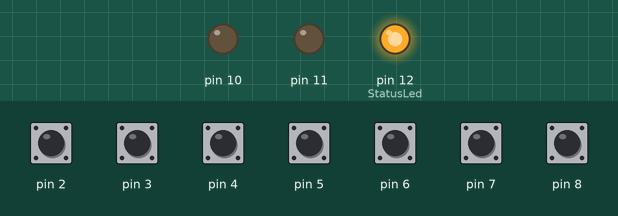
Simulated run of this sketch. Board: Arduino Uno, built with avr-gcc and run on an emulated ATmega328P. On the bench: output pins drawn as LEDs (lit = HIGH). Inputs (shaded band) come from the test bench; at power-on: pin 2–8 HIGH. MIDI output is not drawn.

Above: at 1.2 s.
1.3 s: pin 2 pulled LOW for 0.15 s
At 1.37 s:
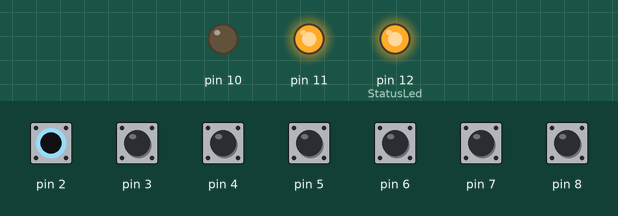
2.9 s: pin 3 pulled LOW for 0.15 s
At 2.97 s:
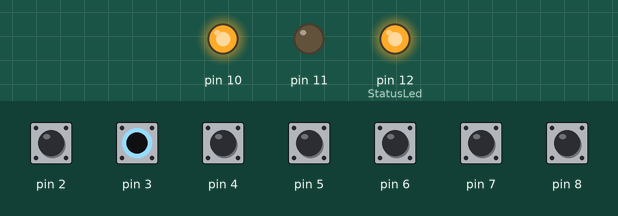
4.5 s: pin 2 driven LOW and pin 3 driven LOW
At 4.9 s:
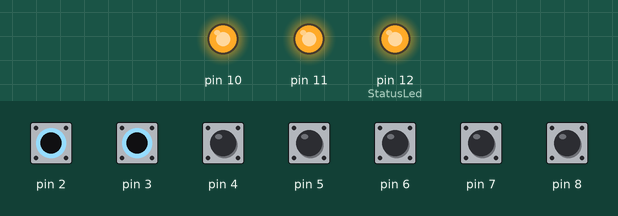
6.0 s: pin 2 driven HIGH
At 7.2 s:
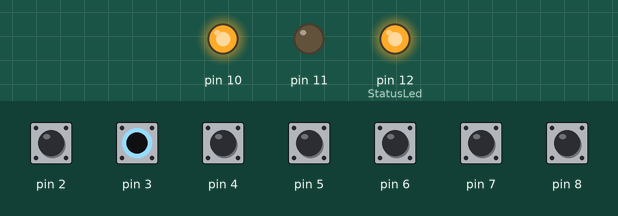
7.5 s: pin 2 driven LOW
At 8.5 s:
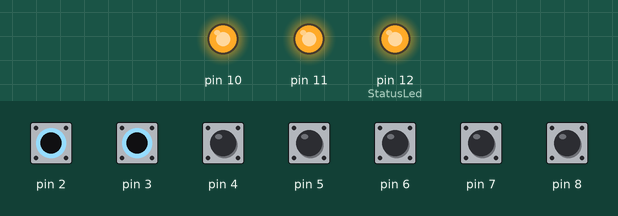
Timing chart, 0 to 10.0 s (numbered marks = the images above; inputs shaded):
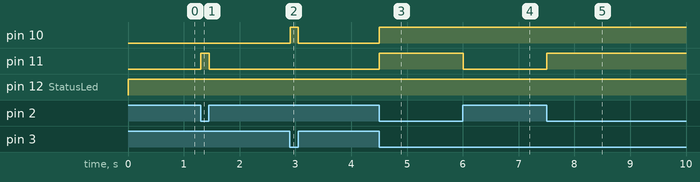

The sketch:

ArduinoMidiFootController.ino
```cpp
/*
 Name:		ArduinoMidiFootController.ino
 Created:	5/5/2018 3:14:17 PM
 Author:	rodobodolfo
*/

// the setup function runs once when you press reset or power the board
#include "BankButton.h"
#include "MidiComm.h"
#include "MidiNote.h"
#include "MidiMessage.h"
#include "Button.h"


MidiComm midiComm;

//Create Bank select Buttons
BankButton button_A("Button A", 2, 90, 11, 1, &midiComm);
BankButton button_B("Button B", 3, 91, 10, 0, &midiComm);


////Create Push Buttons
Button button_1("Button 1", 4,36, &midiComm);
Button button_2("Button 2", 5,37, &midiComm);
Button button_3("Button 3", 6,38, &midiComm);
Button button_4("Button 4", 7,39, &midiComm);
Button button_5("Button 5", 8,40, &midiComm);

// Defaults
int StatusLed = 12;
int NotesPerBank = 5;

//Set midi message form.
MidiComm::Mode MidiMode = MidiComm::Mode::NoteOn;


void setup() {
	midiComm.NotesPerBank = NotesPerBank;
	midiComm.MidiMode = MidiMode;
	pinMode(StatusLed, OUTPUT);
	midiComm.Init();
	Serial.begin(115200);
}

// the loop function runs over and over again until power down or reset
void loop() {

	digitalWrite(StatusLed, HIGH);
	button_A.Monitor();
	button_B.Monitor();
	button_1.Monitor();
	button_2.Monitor();
	button_3.Monitor();
	button_4.Monitor();
	button_5.Monitor();

	//
	delay(50);

}
```

BankButton.cpp
```cpp
//
//
//

#include "BankButton.h"


BankButton::BankButton(char description[], int pinNumber, int midiValue, int ledPinNumber, int bankBitNumber, MidiComm * midiComm)
{
	Description = description;
	PinNumber = pinNumber;
	LedPinNumber = ledPinNumber;
	MidiValue = midiValue;
	MidiCommInstance = midiComm;
	BankBitNumber = bankBitNumber;
	pinMode(PinNumber, INPUT_PULLUP);
	if (LedPinNumber > 0) {
		pinMode(LedPinNumber, OUTPUT);
	}

}

void BankButton::Monitor() {
	Status = digitalRead(PinNumber);

	// Reversed to match lightswitch position.
	Status = !Status;

	if (Status != LastStatus) {

		//This will set the bank, each button will have a bit position that will
		// modify the bank byte.

		// Clear Bit
		MidiCommInstance->Bank &= ~(1u << BankBitNumber);

		//Set Bit
		MidiCommInstance->Bank |= Status << BankBitNumber;

		// Turn On
		digitalWrite(LedPinNumber,Status);
		//Serial.println(MidiCommInstance->Bank);

	}

	else if (Status == LastStatus) {


	}

	LastStatus = Status;
}
```

BankButton.h
```cpp
// SwitchButton.h

#ifndef _SWITCHBUTTON_h
#define _SWITCHBUTTON_h

#if defined(ARDUINO) && ARDUINO >= 100
	#include "arduino.h"
	#include "MidiComm.h"
	#include "Button.h"

#else
	#include "WProgram.h"
#endif

class BankButton : public Button
{

 public:
	 BankButton(char description[], int pinNumber, int midiValue, int LedPinNumber, int bankBitNumber, MidiComm *midiComm);
	 void Monitor() override;
	 int BankBitNumber;
};

#endif
```

Button.cpp
```cpp
//
//
//

#include "MidiComm.h"
#include "Button.h"
#include "Arduino.h"


Button::Button(char description[], int pinNumber, int midiValue, MidiComm *midiComm)
{
	Description = description;
	PinNumber = pinNumber;
	MidiValue = midiValue;
	MidiCommInstance = midiComm;

	pinMode(PinNumber, INPUT_PULLUP);
	if (LedPinNumber > 0) {
		pinMode(LedPinNumber, OUTPUT);
	}


}

Button::Button()
{
}

void Button::Press()
{
	MidiCommInstance->SendMidi(MidiValue + (MidiCommInstance->Bank * MidiCommInstance->NotesPerBank), 127, 1);
	//Serial.println("ButtonPressed" + Description + " | " + PinNumber	);
}

void Button::Release()
{
	MidiCommInstance->SendMidi(MidiValue + (MidiCommInstance->Bank * MidiCommInstance->NotesPerBank), 0, 1);
	//MIDI.sendNoteOf(MidiValue, 0, 1);
}

// Check for buttons change of status
void Button::Monitor()
{
	Status = digitalRead(PinNumber);

	if (Status != LastStatus) {
		if (Status == LOW) {
			//Serial.println("ButtonPressed" + Description);
			Press();
		}

		if (Status == HIGH) {
			Release();
			//Serial.println("ButtonReleased" + Description);
		}
	}

	else if (Status == LastStatus) {
		if (Status == LOW) {
			//Serial.println("Holding Button" + Description);
		}
	}

	LastStatus = Status;


}

bool Button::IsPressed()
{
	if (Status == LOW) {
		return true;
	}
	else {
		return false;
	}
}
```

Button.h
```cpp
// Button.h

#ifndef _BUTTON_h
#define _BUTTON_h

#if defined(ARDUINO) && ARDUINO >= 100
	#include "MidiComm.h"
	#include "arduino.h"


class Button {
public:
	MidiComm *MidiCommInstance;
	Button(char description[], int pinNumber, int midiValue, MidiComm *midiComm);
	Button();
	void Press();
	void Release();
	virtual void Monitor();

	// Button Description
	String Description;

	//Arduino Oin
	int PinNumber;

	// Midi we will send with this button
	int MidiValue;

	// 0 for push up, 1 for switch button
	int ButtonType;

	// 0 = no light,
	int LedPinNumber;

	bool Status;
	bool LastStatus;
	bool IsPressed();

};


#else
	#include "WProgram.h"
#endif


#endif
```

MidiComm.cpp
```cpp
//
//
//

#include "MidiComm.h"
#include <MIDI.h>


MIDI_CREATE_DEFAULT_INSTANCE();
MidiComm::MidiComm()
{

}

void MidiComm::Init()
{
	MIDI.begin();
}


void MidiComm::SendMidi(int note, int vel, int chan)
{
	switch (MidiMode)
	{
	case NoteOn:
		MIDI.sendNoteOn(note, vel, chan);
		break;
	case ControlChange:
		MIDI.sendControlChange(note, vel, chan);
		break;
	case ProgramChange:
		MIDI.sendProgramChange(note, chan);
		break;
	default:
		break;
	}

}
```

MidiComm.h
```cpp
// MidiComm.h

#ifndef _MIDICOMM_h
#define _MIDICOMM_h

#if defined(ARDUINO) && ARDUINO >= 100
	#include "arduino.h"
#else
	#include "WProgram.h"
#endif

class MidiComm
{


 public:
	 MidiComm();
	 void SendMidi(int note, int vel, int chan);
	 void Init();
	 int Bank;
	 int NotesPerBank;
	 enum Mode { NoteOn, ControlChange, ProgramChange };
	 Mode MidiMode;
};


#endif
```

MidiMessage.cpp
```cpp
//
//
//

#include "MidiMessage.h"

void MidiMessageClass::init()
{


}


MidiMessageClass MidiMessage;
```

MidiMessage.h
```cpp
// MidiMessage.h

#ifndef _MIDIMESSAGE_h
#define _MIDIMESSAGE_h

#if defined(ARDUINO) && ARDUINO >= 100
	#include "arduino.h"
#else
	#include "WProgram.h"
#endif

class MidiMessageClass
{
 protected:


 public:
	void init();
};

extern MidiMessageClass MidiMessage;

#endif
```

MidiNote.cpp
```cpp
//
//
//

#include "MidiNote.h"
MidiNote::MidiNote(int note, int velocity, int channel) {
	Note = note;
	Velocity = velocity;
	Channel = channel;
}
```

MidiNote.h
```cpp
// MidiNote.h

#ifndef _MIDINOTE_h
#define _MIDINOTE_h

#if defined(ARDUINO) && ARDUINO >= 100
	#include "arduino.h"

class MidiNote {
	MidiNote(int note, int velocity, int channel);
	int Note;
	int Velocity;
	int Channel;

};


#else
	#include "WProgram.h"
#endif


#endif
```

Measured:
- after the input at 1.3 s, pin 11: LOW → HIGH at once, → LOW 0.15 s later
- after the input at 2.9 s, pin 10: LOW → HIGH at once, → LOW 0.15 s later
- after the input at 4.5 s, pin 10, pin 11: LOW → HIGH at once
- after the input at 6.0 s, pin 11: HIGH → LOW at once
- after the input at 7.5 s, pin 11: LOW → HIGH at once
